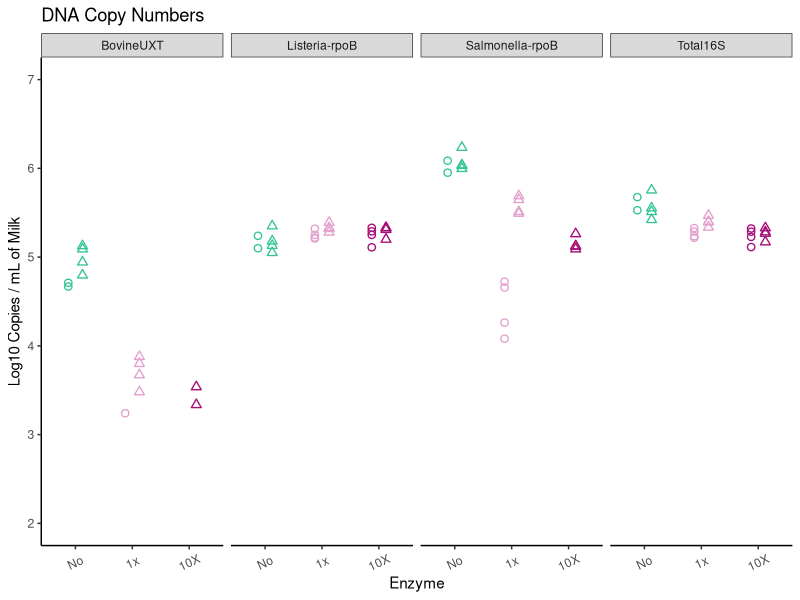
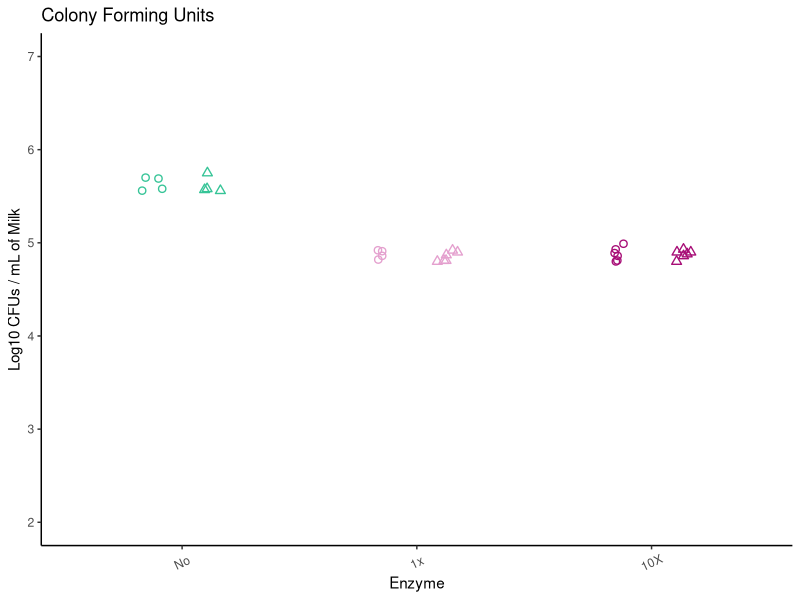
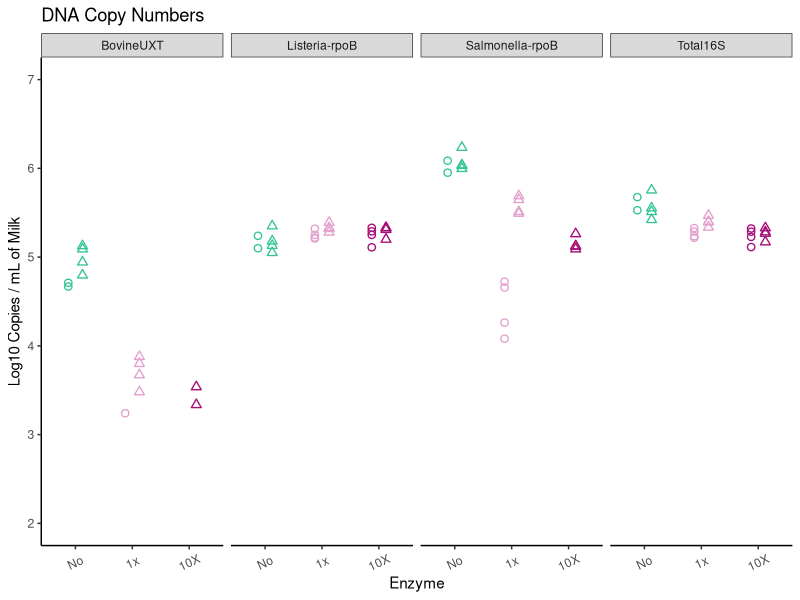
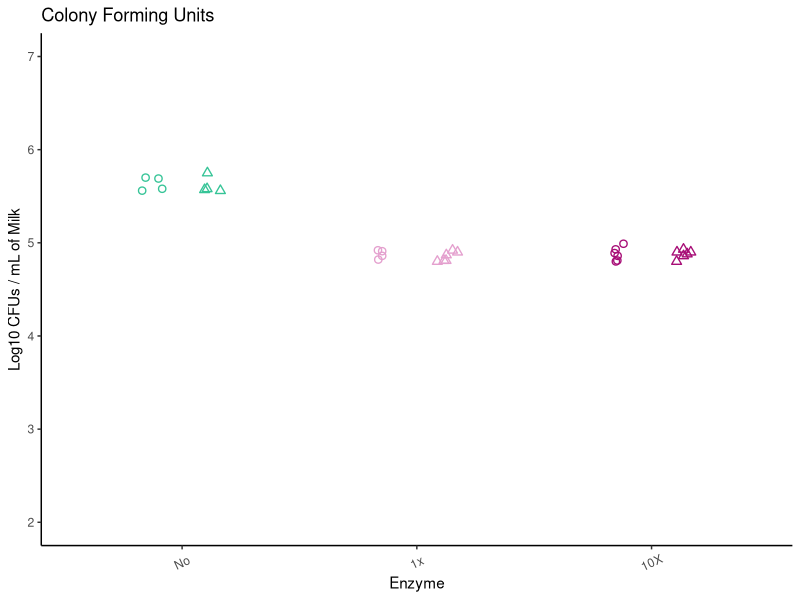

The R script that drew these images, in order:
## ---- chunk 1
#Data File: SelectiveLysisData
library(ggplot2)
library(dplyr)
library(emmeans)
library(multcompView)

#Read Data
LysisData <- read.table("SelectiveLysisData.txt", sep="\t",  fill = TRUE, header=TRUE)
head(LysisData)
SampleData <- LysisData %>% filter(MilkType!="NegCTRL")
SampleData <- SampleData%>% filter(MilkType!="10xNegCTRL")
SampleData <- SampleData%>% filter(MilkType!="ExtractionNEG")
SampleData <- SampleData%>% filter(MilkType!="NotSpiked")
SampleData <- SampleData%>% filter(FrozenGlycerol!="Yes")
SampleData <- SampleData%>% filter(PMA!="No")
dim (SampleData)

write.table (SampleData, "SampleData.txt", sep="\t" )

#Summary Statistics
SampleData.summary <- SampleData %>%
  group_by(TargetName, MilkType, Buffer, Enzyme, PMA, LightSource) %>%
  summarize(mean_LogCopiespermLofMilk=mean(LogCopiespermLofMilk,na.rm=T),
            st_dev=sd(LogCopiespermLofMilk,na.rm=T),
            n_missing=sum(is.na(LogCopiespermLofMilk)),
            n_total=n())

write.table (SampleData.summary, "SampleData.summary.txt", sep="\t" )

# Assessing the effect of Light Source
m_LightSource1 <- glm( LogCopiespermLofMilk ~ LightSource, data=SampleData )
summary(m_LightSource1)
#No difference between Halogen light or BluV - Data is analyzed combined henceforth

# Assessing the effect of Enzyme Concentration
## Bovine
BovineData <- SampleData %>% filter(Assay=="Bovine")
m_EnzymeBovine <- glm( LogCopiespermLofMilk ~ EnzymeNum, data=BovineData )
summary(m_EnzymeBovine)

## Listeria
ListeriaData <- SampleData %>% filter(Assay=="Listeria-rpoB")
m_EnzymeListeria <- glm( LogCopiespermLofMilk ~ EnzymeNum, data=ListeriaData )
summary(m_EnzymeListeria)

## Salmonella
SalmonellaData <- SampleData %>% filter(Assay=="Salmonella-rpoB")
m_EnzymeSalmonella <- glm( LogCopiespermLofMilk ~ EnzymeNum, data=SalmonellaData )
summary(m_EnzymeSalmonella)

## Total16S
BacteriaData <- SampleData %>% filter(Assay=="Total16S")
m_EnzymeBacteria <- glm( LogCopiespermLofMilk ~ EnzymeNum, data=BacteriaData )
summary(m_EnzymeBacteria)


Colors <- c("No" = "#36C497", "1x"= "#E4A0CE", "10X"= "#A70D76")

ggplot()+
  geom_point(data=SampleData,
       mapping=aes(x=Enzyme,y=LogCopiespermLofMilk, shape=BioRep, color=Enzyme),size = 2, stroke = .7, position=position_jitterdodge(jitter.width=0, dodge.width = .5),show.legend = F) +
     scale_shape_discrete(solid=F) +
    ylab ("Log10 Copies / mL of Milk")+
    scale_color_manual(values=Colors)+
    ggtitle("DNA Copy Numbers")+
  theme_bw()+
  ylim(2,7)+
  theme(panel.grid.major = element_blank())+
  theme(panel.grid.minor = element_blank())+
  theme(panel.background = element_blank())+
  theme(panel.border = element_blank())+
  theme(axis.line = element_line())+
  theme(axis.text.x=element_text(angle=25,vjust=0.5))+
  scale_x_discrete(limits=c("No", "1x", "10X"))+
  facet_grid(. ~ TargetName)
ggsave("EnzymePMA-Targets.TIFF", width = 4, height = 3.5 , units = "in", dpi = 600)

## ---- chunk 2
#Data File: PlateCountData
library(ggplot2)
library(dplyr)
library(emmeans)
library(multcompView)

#Read Data
SPCdata <- read.table("CountData.txt", sep="\t",  fill = TRUE, header=TRUE)
head(SPCdata)
dim (SPCdata)

#Summary Statistics
mean(SPCdata$CFUmL)

SPC.summary <- SPCdata %>%
  group_by(MilkType, Buffer, Enzyme) %>%
  summarize(mean_CFU=mean(CFUmL,na.rm=T),
            st_dev=sd(CFUmL,na.rm=T),
            n_missing=sum(is.na(CFUmL)),
            n_total=n())
SPC.summary

# Assessing the effect of Buffer
BufferData <- SPCdata %>% filter(MilkType=="Spiked")

m_Buffer1 <- glm( LogCFUmL ~ Buffer, data=BufferData)
summary(m_Buffer1)

# Assessing the effect of Enzyme Concentration
m_Enzyme1 <- glm( LogCFUmL ~ EnzymeConc, data=BufferData)
summary(m_Enzyme1)

ggplot()+
  geom_point(data=BufferData,
       mapping=aes(x=Enzyme, y=LogCFUmL, shape=BioRep, color=Enzyme),size = 2, stroke = .7, position=position_jitterdodge(jitter.width=0.1, dodge.width = .5),show.legend = F) +
  scale_shape_discrete(solid=F) +
    ylab ("Log10 CFUs / mL of Milk")+
    geom_jitter(width=0.25)+
  ggtitle("Colony Forming Units")+
  scale_color_manual(values=Colors)+
  theme_bw()+
  theme(panel.grid.major = element_blank())+
  theme(panel.grid.minor = element_blank())+
  theme(panel.background = element_blank())+
  theme(panel.border = element_blank())+
  theme(axis.line = element_line())+
  theme(axis.text.x=element_text(angle=25,vjust=0.5))+
  scale_x_discrete(limits=c("No", "1x", "10X"))+
  ylim(2, 7)
ggsave("EnzymePMA-CFU.TIFF", width = 4, height = 3.5 , units = "in", dpi = 600)

## ---- chunk 3
sessionInfo()
